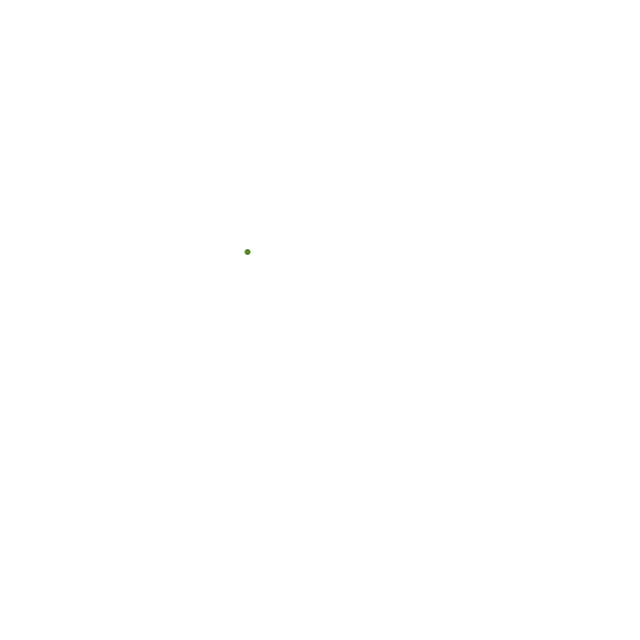
Frame 1 (no input)
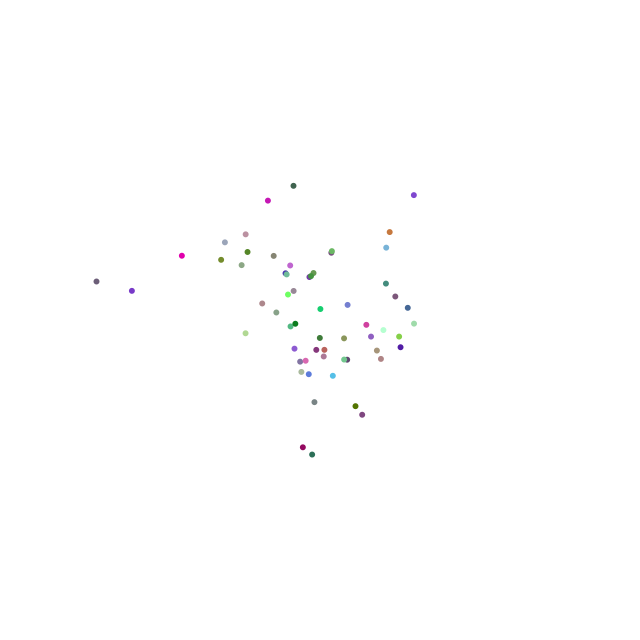
Frame 60 (the mouse pressed at the canvas centre just before this capture)
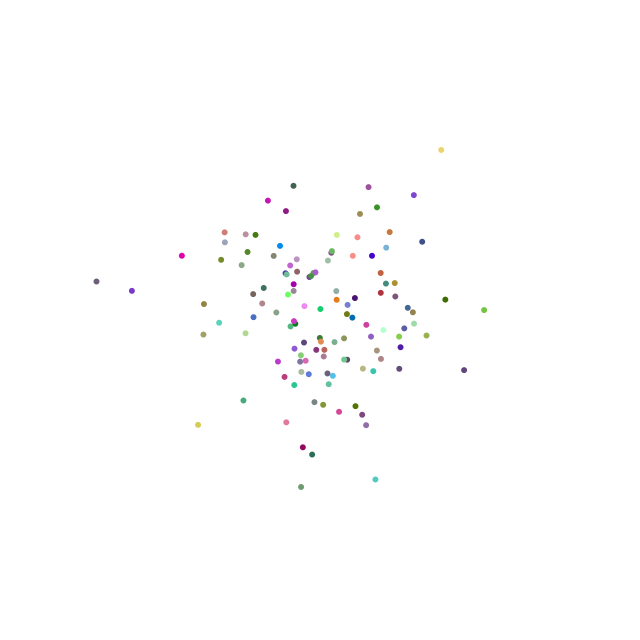
Frame 120 (the mouse held since frame 60 and released just before this capture)

The Processing sketch that drew these frames (run headless with seeded random() and noise(); from frame 60 on, the mouse is pressed at the canvas centre):

// Processing sketch: e10_paint_splatter
// ── e10_paint_splatter.pde
//
// Paint splatter simulation
// =========================
//
// A simulation of paint splatter drawn as a collection of colored dots.
//
// 1) Use a normal distribution of random numbers to generate the locations of the dots.
// 2) Use a normal distribution of random numbers to generate a color palette.
//

import java.util.Random;

Random generator;

void setup() {
  size(640, 640);
  background(255);
  generator = new Random();
}

void draw() {
  float mean = 320;
  float sd = 60;

  // Location
  float gx = (float) generator.nextGaussian();
  float gy = (float) generator.nextGaussian();
  float x = sd * gx + mean;
  float y = sd * gy + mean;

  // Color
  float gr = (float) generator.nextGaussian();
  float gg = (float) generator.nextGaussian();
  float gb = (float) generator.nextGaussian();
  float r = sd * gr + 127;
  float g = sd * gg + 127;
  float b = sd * gb + 127;

  noStroke();
  fill(r,g,b);
  ellipse(x,y,6,6);
}
